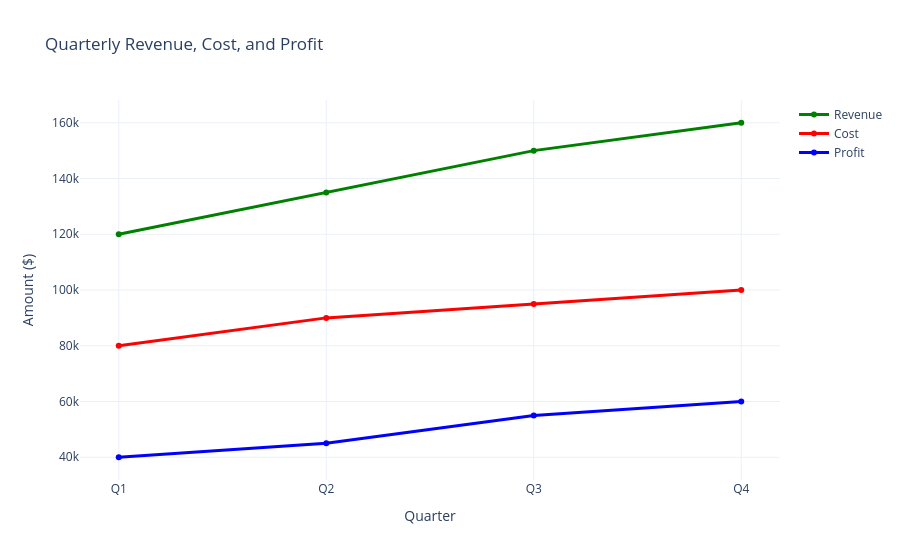

Notebook code cell kept with this figure:
### Code cell
# --------- Line Chart: Revenue, Cost, Profit ----------------------------
fig_line = go.Figure()
fig_line.add_trace(go.Scatter(x=df["Quarter"], y=df["Revenue"], mode="lines+markers", name="Revenue", line=dict(color="green", width=3)))
fig_line.add_trace(go.Scatter(x=df["Quarter"], y=df["Cost"], mode="lines+markers", name="Cost", line=dict(color="red", width=3)))
fig_line.add_trace(go.Scatter(x=df["Quarter"], y=df["Profit"], mode="lines+markers", name="Profit", line=dict(color="blue", width=3)))

fig_line.update_layout(
    title="Quarterly Revenue, Cost, and Profit",
    xaxis_title="Quarter",
    yaxis_title="Amount ($)",
    template="plotly_white",
    hovermode="x unified"
)
fig_line.show()

### Figure 1 — Plotly figure (JSON) as saved in the notebook; plotly's stock layout.template omitted (floating-point values rounded to 4 significant figures)
{"data": [{"line": {"color": "green", "width": 3}, "mode": "lines+markers", "name": "Revenue", "type": "scatter", "x": ["Q1", "Q2", "Q3", "Q4"], "y": [120000, 135000, 150000, 160000]}, {"line": {"color": "red", "width": 3}, "mode": "lines+markers", "name": "Cost", "type": "scatter", "x": ["Q1", "Q2", "Q3", "Q4"], "y": [80000, 90000, 95000, 100000]}, {"line": {"color": "blue", "width": 3}, "mode": "lines+markers", "name": "Profit", "type": "scatter", "x": ["Q1", "Q2", "Q3", "Q4"], "y": [40000, 45000, 55000, 60000]}], "layout": {"hovermode": "x unified", "title": {"text": "Quarterly Revenue, Cost, and Profit"}, "xaxis": {"title": {"text": "Quarter"}}, "yaxis": {"title": {"text": "Amount ($)"}}}}
